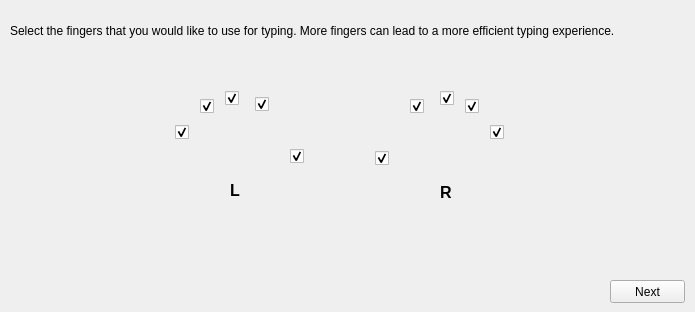
   <widget class="QWidget" name="tab_2">
    <attribute name="title">
     <string>Keyboard Layout</string>
    </attribute>
    <widget class="QLabel" name="label_finger_marker_ri_3">
     <property name="enabled">
      <bool>false</bool>
     </property>
     <property name="geometry">
      <rect>
       <x>410</x>
       <y>116</y>
       <width>20</width>
       <height>20</height>
      </rect>
     </property>
     <property name="text">
      <string/>
     </property>
     <property name="pixmap">
      <pixmap>red_dot.png</pixmap>
     </property>
     <property name="scaledContents">
      <bool>true</bool>
     </property>
    </widget>
    <widget class="QLabel" name="label_finger_marker_rt_3">
     <property name="enabled">
      <bool>false</bool>
     </property>
     <property name="geometry">
      <rect>
       <x>375</x>
       <y>168</y>
       <width>20</width>
       <height>20</height>
      </rect>
     </property>
     <property name="text">
      <string/>
     </property>
     <property name="pixmap">
      <pixmap>red_dot.png</pixmap>
     </property>
     <property name="scaledContents">
      <bool>true</bool>
     </property>
    </widget>
    <widget class="QLabel" name="label_finger_marker_rm_3">
     <property name="enabled">
      <bool>false</bool>
     </property>
     <property name="geometry">
      <rect>
       <x>440</x>
       <y>108</y>
       <width>20</width>
       <height>20</height>
      </rect>
     </property>
     <property name="text">
      <string/>
     </property>
     <property name="pixmap">
      <pixmap>red_dot.png</pixmap>
     </property>
     <property name="scaledContents">
      <bool>true</bool>
     </property>
    </widget>
    <widget class="QLabel" name="label_finger_marker_li_3">
     <property name="enabled">
      <bool>false</bool>
     </property>
     <property name="geometry">
      <rect>
       <x>250</x>
       <y>114</y>
       <width>20</width>
       <height>20</height>
      </rect>
     </property>
     <property name="text">
      <string/>
     </property>
     <property name="pixmap">
      <pixmap>red_dot.png</pixmap>
     </property>
     <property name="scaledContents">
      <bool>true</bool>
     </property>
    </widget>
    <widget class="QLabel" name="label_finger_marker_lm_3">
     <property name="enabled">
      <bool>false</bool>
     </property>
     <property name="geometry">
      <rect>
       <x>220</x>
       <y>108</y>
       <width>20</width>
       <height>20</height>
      </rect>
     </property>
     <property name="text">
      <string/>
     </property>
     <property name="pixmap">
      <pixmap>red_dot.png</pixmap>
     </property>
     <property name="scaledContents">
      <bool>true</bool>
     </property>
    </widget>
    <widget class="QLabel" name="label_finger_marker_lp_3">
     <property name="enabled">
      <bool>false</bool>
     </property>
     <property name="geometry">
      <rect>
       <x>175</x>
       <y>142</y>
       <width>20</width>
       <height>20</height>
      </rect>
     </property>
     <property name="text">
      <string/>
     </property>
     <property name="pixmap">
      <pixmap>red_dot.png</pixmap>
     </property>
     <property name="scaledContents">
      <bool>true</bool>
     </property>
    </widget>
    <widget class="QLabel" name="label_l_3">
     <property name="geometry">
      <rect>
       <x>230</x>
       <y>182</y>
       <width>16</width>
       <height>17</height>
      </rect>
     </property>
     <property name="font">
      <font>
       <pointsize>12</pointsize>
       <weight>75</weight>
       <bold>true</bold>
      </font>
     </property>
     <property name="text">
      <string>L</string>
     </property>
    </widget>
    <widget class="QLabel" name="label_finger_marker_lt_3">
     <property name="enabled">
      <bool>false</bool>
     </property>
     <property name="geometry">
      <rect>
       <x>285</x>
       <y>166</y>
       <width>20</width>
       <height>20</height>
      </rect>
     </property>
     <property name="text">
      <string/>
     </property>
     <property name="pixmap">
      <pixmap>red_dot.png</pixmap>
     </property>
     <property name="scaledContents">
      <bool>true</bool>
     </property>
    </widget>
    <widget class="QLabel" name="label_r_3">
     <property name="geometry">
      <rect>
       <x>440</x>
       <y>184</y>
       <width>16</width>
       <height>17</height>
      </rect>
     </property>
     <property name="font">
      <font>
       <pointsize>12</pointsize>
       <weight>75</weight>
       <bold>true</bold>
      </font>
     </property>
     <property name="text">
      <string>R</string>
     </property>
    </widget>
    <widget class="QLabel" name="label_finger_marker_lr_3">
     <property name="enabled">
      <bool>false</bool>
     </property>
     <property name="geometry">
      <rect>
       <x>200</x>
       <y>116</y>
       <width>20</width>
       <height>20</height>
      </rect>
     </property>
     <property name="text">
      <string/>
     </property>
     <property name="pixmap">
      <pixmap>red_dot.png</pixmap>
     </property>
     <property name="scaledContents">
      <bool>true</bool>
     </property>
    </widget>
    <widget class="QLabel" name="label_hand_r_3">
     <property name="geometry">
      <rect>
       <x>380</x>
       <y>118</y>
       <width>120</width>
       <height>120</height>
      </rect>
     </property>
     <property name="text">
      <string/>
     </property>
     <property name="pixmap">
      <pixmap>Hand_R.png</pixmap>
     </property>
     <property name="scaledContents">
      <bool>true</bool>
     </property>
    </widget>
    <widget class="QLabel" name="label_hand_l_3">
     <property name="geometry">
      <rect>
       <x>180</x>
       <y>118</y>
       <width>120</width>
       <height>120</height>
      </rect>
     </property>
     <property name="text">
      <string/>
     </property>
     <property name="pixmap">
      <pixmap>Hand_L.png</pixmap>
     </property>
     <property name="scaledContents">
      <bool>true</bool>
     </property>
    </widget>
    <widget class="QLabel" name="label_finger_marker_rp_3">
     <property name="enabled">
      <bool>false</bool>
     </property>
     <property name="geometry">
      <rect>
       <x>485</x>
       <y>142</y>
       <width>20</width>
       <height>20</height>
      </rect>
     </property>
     <property name="text">
      <string/>
     </property>
     <property name="pixmap">
      <pixmap>red_dot.png</pixmap>
     </property>
     <property name="scaledContents">
      <bool>true</bool>
     </property>
    </widget>
    <widget class="QLabel" name="label_finger_marker_rr_3">
     <property name="enabled">
      <bool>false</bool>
     </property>
     <property name="geometry">
      <rect>
       <x>460</x>
       <y>116</y>
       <width>20</width>
       <height>20</height>
      </rect>
     </property>
     <property name="text">
      <string/>
     </property>
     <property name="pixmap">
      <pixmap>red_dot.png</pixmap>
     </property>
     <property name="scaledContents">
      <bool>true</bool>
     </property>
    </widget>
    <widget class="QCheckBox" name="checkBox_lp">
     <property name="geometry">
      <rect>
       <x>175</x>
       <y>124</y>
       <width>16</width>
       <height>17</height>
      </rect>
     </property>
     <property name="text">
      <string/>
     </property>
     <property name="checked">
      <bool>true</bool>
     </property>
     <property name="tristate">
      <bool>false</bool>
     </property>
    </widget>
    <widget class="QCheckBox" name="checkBox_lr">
     <property name="geometry">
      <rect>
       <x>200</x>
       <y>98</y>
       <width>16</width>
       <height>17</height>
      </rect>
     </property>
     <property name="text">
      <string/>
     </property>
     <property name="checked">
      <bool>true</bool>
     </property>
    </widget>
    <widget class="QCheckBox" name="checkBox_lm">
     <property name="geometry">
      <rect>
       <x>225</x>
       <y>90</y>
       <width>16</width>
       <height>17</height>
      </rect>
     </property>
     <property name="text">
      <string/>
     </property>
     <property name="checked">
      <bool>true</bool>
     </property>
    </widget>
    <widget class="QCheckBox" name="checkBox_li">
     <property name="geometry">
      <rect>
       <x>255</x>
       <y>96</y>
       <width>16</width>
       <height>17</height>
      </rect>
     </property>
     <property name="text">
      <string/>
     </property>
     <property name="checked">
      <bool>true</bool>
     </property>
    </widget>
    <widget class="QCheckBox" name="checkBox_lt">
     <property name="geometry">
      <rect>
       <x>290</x>
       <y>148</y>
       <width>16</width>
       <height>17</height>
      </rect>
     </property>
     <property name="text">
      <string/>
     </property>
     <property name="checked">
      <bool>true</bool>
     </property>
    </widget>
    <widget class="QCheckBox" name="checkBox_rt">
     <property name="geometry">
      <rect>
       <x>375</x>
       <y>150</y>
       <width>16</width>
       <height>17</height>
      </rect>
     </property>
     <property name="text">
      <string/>
     </property>
     <property name="checked">
      <bool>true</bool>
     </property>
    </widget>
    <widget class="QCheckBox" name="checkBox_ri">
     <property name="geometry">
      <rect>
       <x>410</x>
       <y>98</y>
       <width>16</width>
       <height>17</height>
      </rect>
     </property>
     <property name="text">
      <string/>
     </property>
     <property name="checked">
      <bool>true</bool>
     </property>
    </widget>
    <widget class="QCheckBox" name="checkBox_rm">
     <property name="geometry">
      <rect>
       <x>440</x>
       <y>90</y>
       <width>16</width>
       <height>17</height>
      </rect>
     </property>
     <property name="text">
      <string/>
     </property>
     <property name="checked">
      <bool>true</bool>
     </property>
    </widget>
    <widget class="QCheckBox" name="checkBox_rr">
     <property name="geometry">
      <rect>
       <x>465</x>
       <y>98</y>
       <width>16</width>
       <height>17</height>
      </rect>
     </property>
     <property name="text">
      <string/>
     </property>
     <property name="checked">
      <bool>true</bool>
     </property>
    </widget>
    <widget class="QCheckBox" name="checkBox_rp">
     <property name="geometry">
      <rect>
       <x>490</x>
       <y>124</y>
       <width>16</width>
       <height>17</height>
      </rect>
     </property>
     <property name="text">
      <string/>
     </property>
     <property name="checked">
      <bool>true</bool>
     </property>
    </widget>
    <widget class="QWidget" name="horizontalLayoutWidget_13">
     <property name="geometry">
      <rect>
       <x>10</x>
       <y>10</y>
       <width>676</width>
       <height>41</height>
      </rect>
     </property>
     <layout class="QHBoxLayout" name="horizontalLayout_13">
      <item>
       <widget class="QLabel" name="label_41">
        <property name="text">
         <string>Select the fingers that you would like to use for typing. More fingers can lead to a more efficient typing experience.</string>
        </property>
        <property name="wordWrap">
         <bool>true</bool>
        </property>
       </widget>
      </item>
     </layout>
    </widget>
    <widget class="QPushButton" name="pushButton_next_layout">
     <property name="geometry">
      <rect>
       <x>610</x>
       <y>280</y>
       <width>75</width>
       <height>23</height>
      </rect>
     </property>
     <property name="text">
      <string>Next</string>
     </property>
    </widget>
    <zorder>label_finger_marker_lt_3</zorder>
    <zorder>label_finger_marker_lr_3</zorder>
    <zorder>label_finger_marker_rr_3</zorder>
    <zorder>label_finger_marker_rt_3</zorder>
    <zorder>label_finger_marker_lm_3</zorder>
    <zorder>label_finger_marker_ri_3</zorder>
    <zorder>label_finger_marker_lp_3</zorder>
    <zorder>label_finger_marker_rm_3</zorder>
    <zorder>label_finger_marker_rp_3</zorder>
    <zorder>label_finger_marker_li_3</zorder>
    <zorder>label_hand_r_3</zorder>
    <zorder>label_hand_l_3</zorder>
    <zorder>label_l_3</zorder>
    <zorder>label_r_3</zorder>
    <zorder>checkBox_lp</zorder>
    <zorder>checkBox_lr</zorder>
    <zorder>checkBox_lm</zorder>
    <zorder>checkBox_li</zorder>
    <zorder>checkBox_lt</zorder>
    <zorder>checkBox_rt</zorder>
    <zorder>checkBox_ri</zorder>
    <zorder>checkBox_rm</zorder>
    <zorder>checkBox_rr</zorder>
    <zorder>checkBox_rp</zorder>
    <zorder>horizontalLayoutWidget_13</zorder>
    <zorder>pushButton_next_layout</zorder>
   </widget>
